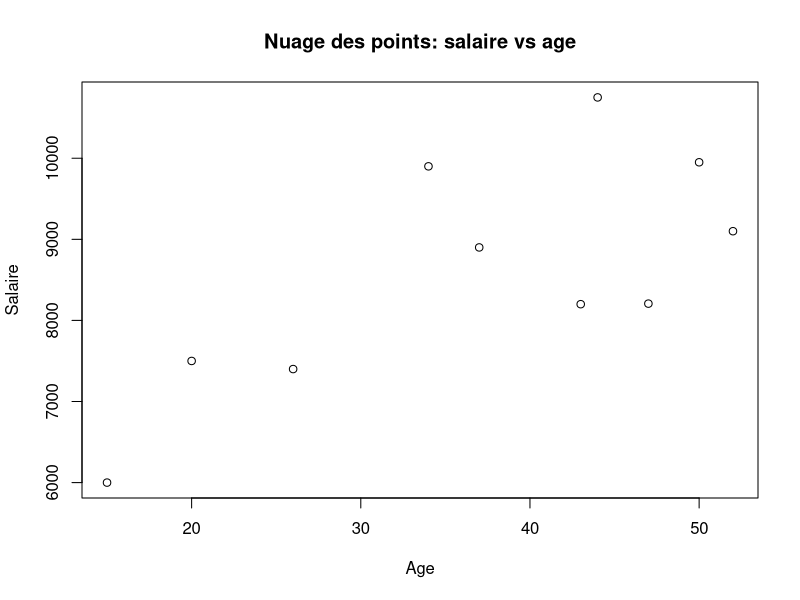

The R source for this figure:
## ---- chunk 1
salaire <- c(6000, 7400, 7500, 8200, 8207, 8900, 9100, 9900, 9950, 10750)
age <- c(15, 26, 20, 43, 47, 37, 52, 34, 50, 44)
## ---- chunk 2
k.salaire <- round((max(salaire) - min(salaire))/1000)
paste("Nombre de classe des salaires: ", k.salaire)
k.age <- round((max(age) - min(age))/10)
paste("Nombre de classe des salaires: ", k.age)
## ---- chunk 3
breaks.salaire <- min(salaire) + (0:k.salaire)*1000
breaks.salaire[length(breaks.salaire)] <- breaks.salaire[length(breaks.salaire)] + 0.0001
breaks.salaire
## ---- chunk 4
breaks.age <- min(age) + (0:k.age)*10
breaks.age[length(breaks.age)] <- breaks.age[length(breaks.age)] + 0.0001
breaks.age
## ---- chunk 5
salaire.qual <- cut(salaire, breaks = breaks.salaire, right = F)
levels(salaire.qual) <- c("Pauvre", "Populaire", "Moyen", "Riche", "Bourgeois")
salaire.qual
## ---- chunk 6
age.qual <- cut(age, breaks = breaks.age, right = F)
levels(age.qual) <- c("Adolescent", "Jeune", "Adulte", "Senior")
age.qual
## ---- chunk 7
tab.cont <- table(age.qual, salaire.qual)
tab.cont <- addmargins(tab.cont, FUN = sum, quiet = T)
tab.cont
## ---- chunk 8
bool.age <- (age.qual == levels(age.qual)[2])
bool.salaire <- (salaire.qual == levels(salaire.qual)[1])
bool <- bool.age & bool.salaire
n21 <- sum(bool)
f21 <- round(mean(bool) * 100, 2)
paste("Nombre d'observations: n21 = ", n21, sep = "")
paste("Nombre d'observations: f21 = ", f21, "%", sep = "")

bool.age <- (age.qual == levels(age.qual)[1])
bool.salaire <- (salaire.qual == levels(salaire.qual)[2])
bool <- bool.age & bool.salaire
n12 <- sum(bool)
f12 <- round(mean(bool) * 100, 2)
paste("Nombre d'observations: n12 = ", n12, sep = "")
paste("Nombre d'observations: f12 = ", f12, "%", sep = "")
## ---- chunk 9
main <- "Nuage des points: salaire vs age"
xlab <- "Age"
ylab <- "Salaire"
plot(age, salaire, main = main, xlab = xlab, ylab = ylab)
